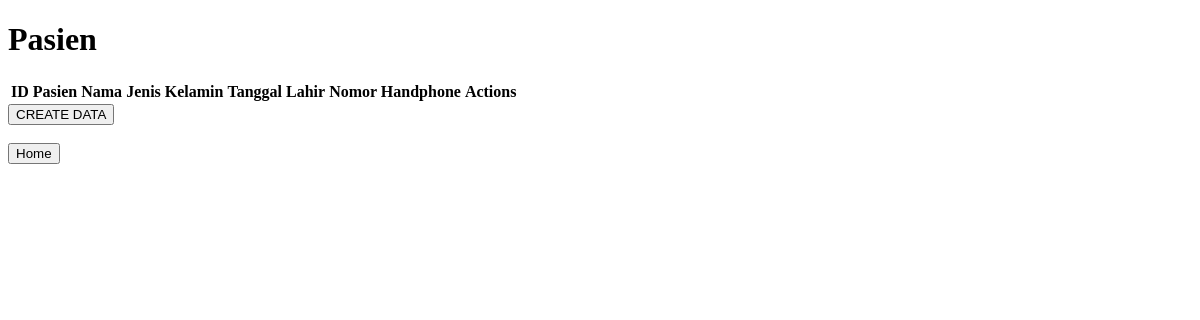
Before: /pasien with the older database file.
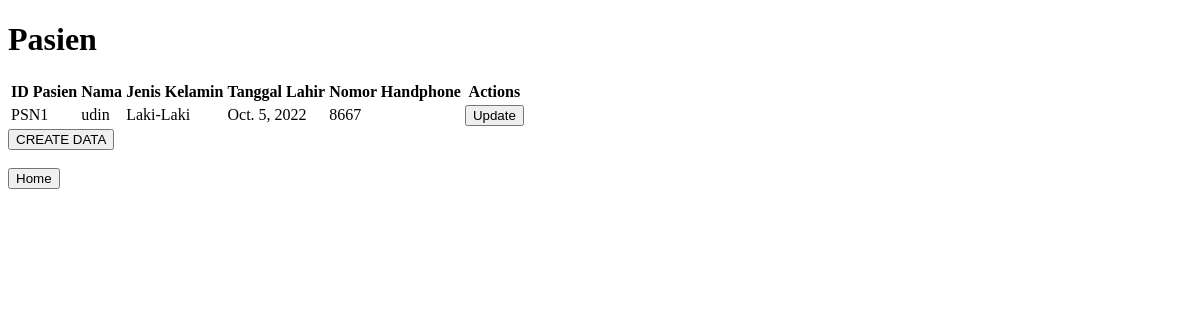
After: the same page with the newer database file.
### app/models.py (models this page shows, shortened)
class pasien(models.Model):
    idpasien = models.AutoField(primary_key=True)
    namapasien = models.CharField(max_length=50)
    jeniskelaminpasien = models.CharField(max_length=15)
    tanggallahir = models.DateField()
    nohppasien = models.IntegerField()

### app/views.py (the view)
# urls.py: path('pasien', views.pasien, name='pasien'),
def pasien(request) :
    allpasienobj = models.pasien.objects.all()
    filterpasienobj = models.pasien.objects.filter(jeniskelaminpasien = 'Laki-Laki')
    return render(request, 'pasien.html',{
        'allpasienobj' : allpasienobj,
        'filterpasienobj' : filterpasienobj
    })

### app/templates/pasien.html (shortened to what this page needs)
<!DOCTYPE html>
<html lang="en">
<head>
</head>
<body>
    <h1>Pasien</h1>
    <table>
        <tr>
            <th>ID Pasien</th>
            <th>Nama</th>
            <th>Jenis Kelamin</th>
            <th>Tanggal Lahir</th>
            <th>Nomor Handphone</th>
            <th>Actions</th>
        </tr>
        {% for item in allpasienobj%}
        <tr>
            <td>PSN{{ item.idpasien }}</item></td>
            <td>{{ item.namapasien }}</item></td>
            <td>{{ item.jeniskelaminpasien }}</item></td>
            <td>{{ item.tanggallahir }}</item></td>
            <td>{{ item.nohppasien }}</item></td>
            <td>
                <a href="{% url 'updatepasien' item.idpasien %}">
                    <button>Update</button>
                </a>
            </td>
        </tr>
        {% endfor %}
    </table>
    <a href="{% url 'createdatapasien' %}">
        <button>
            CREATE DATA
        </button>
    </a>
    <br>
    <br>
    <a href="{% url 'home' %}">
        <button>
            Home
        </button>
    </a>
</body>
</html>

Changed rows visible on the page:
added pasien: idpasien "1", namapasien "udin", jeniskelaminpasien "Laki-Laki", tanggallahir "Oct. 5, 2022", nohppasien "8667"
